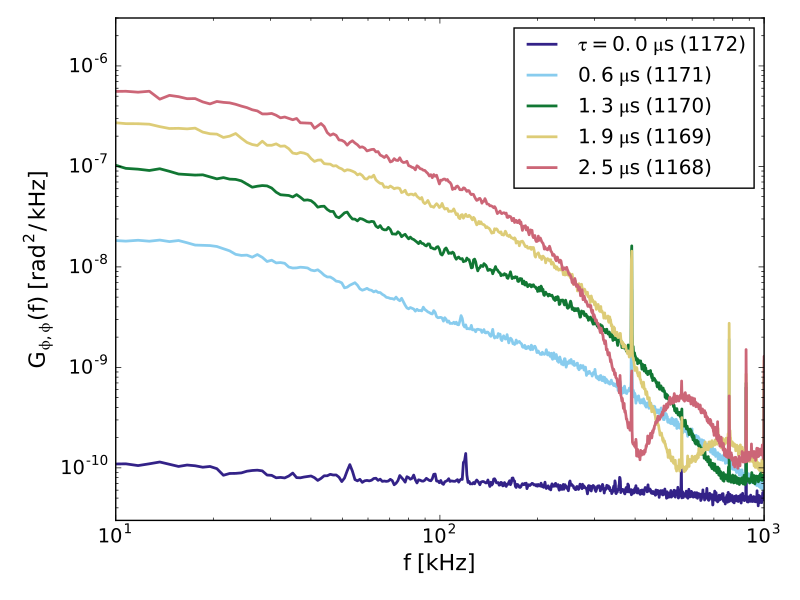

The script that drew this image:
import numpy as np
import matplotlib.pyplot as plt
from distinct_colours import get_distinct

import random_data as rd
import mitpci
import filters


# Spectral-estimation parameters
Tens = 0.25
Nreal_per_ens = 250

# FIR, zero-delay, high-pass filter
hpf = filters.fir.Kaiser(
    -120, 2.5e3, 5e3,
    pass_zero=False, Fs=4e6)

# Dictionary with key: test shot, value: # of delay lines
delay_lines = {
    1168: 8,
    1169: 6,
    1170: 4,
    1171: 2,
    1172: 0,
    # 1173: 0.5,
    # 1174: 1
}

# Properties of delay line
v_RG58 = 2e8  # [v_RG58] = m/s; RG-58 coax has index of refraction ~3/2
L = 62.7      # [L] = m, from HWlogbook 1160411

# Unit conversions
Hz_per_kHz = 1e3

# Plotting parameters
fontsize = 14
linewidth = 2
cols = get_distinct(len(delay_lines.keys()))
flim = [10, 1e3]  # [flim] = kHz


if __name__ == '__main__':
    # Time delay corresponding to *single* delay line of length `L`
    tau = (L / v_RG58) * 1e6  # [tau] = micro-s

    plt.figure()

    # Load and process LO self-demodulated shots
    # w/ varying number of delay lines; smallest to largest delay
    for i, shot in enumerate(np.sort(delay_lines.keys())[::-1]):
        # Self demodulation produces (I,Q) confined to
        # a small neighborhood of full Lissajous ellipse,
        # so do *not* fit or compensate (I,Q).
        Liss = mitpci.interferometer.Lissajous(
            shot, fit=False, compensate=False)

        # Compute phase
        Ph = mitpci.interferometer.Phase(Liss, filt=hpf)

        # Estimate autospectral density
        asd = rd.spectra.AutoSpectralDensity(
            Ph.x, Fs=Ph.Fs, t0=Ph.t0,
            Tens=Tens, Nreal_per_ens=Nreal_per_ens)

        # Convert from Hz -> kHz
        asd.Gxx *= Hz_per_kHz
        asd.f /= Hz_per_kHz

        # Determine indices for desired plot range:
        if i == 0:
            df = asd.f[1] - asd.f[0]
            find = np.where(np.logical_and(
                asd.f >= (flim[0] - df),
                asd.f <= (flim[-1] + df)))[0]

        # Construct label
        label = (
            r'$\mathregular{%.1f \; \mu s \; (%i)}$'
            % (delay_lines[shot] * tau, shot))
        if i == 0:
            label = r'$\mathregular{\tau = }$' + label

        # Plot
        plt.loglog(
            asd.f[find],
            np.mean(asd.Gxx[find, :], axis=-1),
            linewidth=linewidth,
            c=cols[i],
            label=label)

    # Label plot
    plt.xlabel(
        r'$\mathregular{f \; [kHz]}$',
        fontsize=(fontsize + 2))
    plt.ylabel(
        r'$\mathregular{G_{\phi,\phi}(f) \; [rad^2 / \, kHz]}$',
        fontsize=(fontsize + 2))
    plt.legend(loc='upper right')

    plt.xlim(flim)
    plt.ylim([3e-11, 3e-6])
    plt.tick_params(axis='both', labelsize=fontsize)
    plt.tight_layout()
    plt.show()
